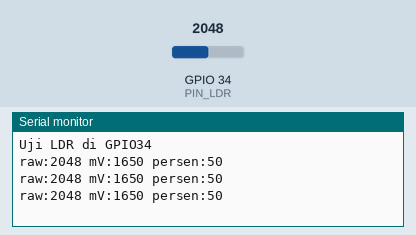
Simulated run of this sketch. Board: ESP32. Parts: the last lines printed to the serial monitor. Inputs (shaded band) come from the test bench; at power-on: GPIO 34 (PIN_LDR) = 2048 (analog values on the 0–4095 scale).

Above: at 1.2 s.
1.3 s: GPIO 34 (PIN_LDR) set to 2866
At 1.9 s:
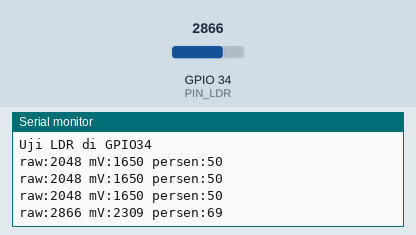
2.8 s: GPIO 34 (PIN_LDR) set to 3603
At 3.4 s:
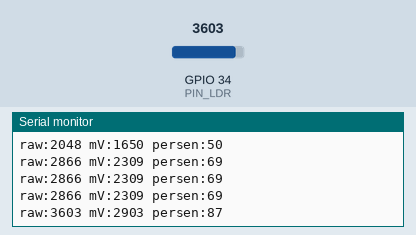
Timing chart, 0 to 5.8 s (numbered marks = the images above; inputs shaded):
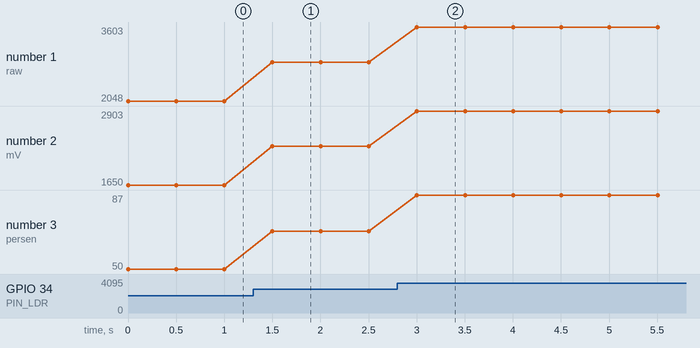

Measured:
- after the input at 1.3 s, the serial monitor: prints a new line after 0.20 s (image 1)
- after the input at 2.8 s, the serial monitor: prints a new line after 0.20 s (image 2)
- plotted number 1: 2048 → 2866 after the input at 1.3 s, 2866 → 3603 after the input at 2.8 s
- plotted number 2: 1650 → 2309 after the input at 1.3 s, 2309 → 2903 after the input at 2.8 s
- plotted number 3: 50 → 69 after the input at 1.3 s, 69 → 87 after the input at 2.8 s

The sketch:

uji_ldr.ino
```cpp
const int PIN_LDR = 34;

void setup() {
  Serial.begin(115200);
  analogReadResolution(12);
  Serial.println("\nUji LDR di GPIO34");
}

void loop() {
  const int raw = analogRead(PIN_LDR);
  const int mv = analogReadMilliVolts(PIN_LDR);
  Serial.printf("raw:%d mV:%d persen:%d\n", raw, mv, raw * 100 / 4095);
  delay(500);
}
```
